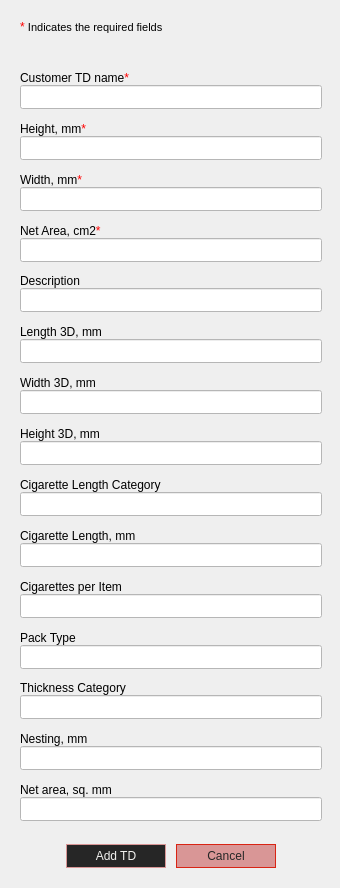
<?xml version="1.0" encoding="UTF-8"?>
<ui version="4.0">
 <class>AddTd</class>
 <widget class="QWidget" name="AddTd">
  <property name="geometry">
   <rect>
    <x>0</x>
    <y>0</y>
    <width>340</width>
    <height>888</height>
   </rect>
  </property>
  <property name="palette">
   <palette>
    <active/>
    <inactive/>
    <disabled/>
   </palette>
  </property>
  <property name="windowTitle">
   <string>Add Technical Drawing</string>
  </property>
  <property name="toolTip">
   <string/>
  </property>
  <property name="styleSheet">
   <string notr="true"/>
  </property>
  <widget class="QWidget" name="layoutWidget">
   <property name="geometry">
    <rect>
     <x>10</x>
     <y>10</y>
     <width>322</width>
     <height>868</height>
    </rect>
   </property>
   <layout class="QVBoxLayout" name="verticalLayout_3">
    <property name="leftMargin">
     <number>10</number>
    </property>
    <property name="topMargin">
     <number>10</number>
    </property>
    <property name="rightMargin">
     <number>10</number>
    </property>
    <property name="bottomMargin">
     <number>10</number>
    </property>
    <item>
     <widget class="QLabel" name="label_3">
      <property name="text">
       <string>&lt;html&gt;&lt;head/&gt;&lt;body&gt;&lt;p&gt;&lt;span style=&quot; color:#ff0000;&quot;&gt;* &lt;/span&gt;&lt;span style=&quot; font-size:8pt; color:#000000;&quot;&gt;Indicates the required fields&lt;/span&gt;&lt;/p&gt;&lt;/body&gt;&lt;/html&gt;</string>
      </property>
      <property name="alignment">
       <set>Qt::AlignBottom|Qt::AlignLeading|Qt::AlignLeft</set>
      </property>
     </widget>
    </item>
    <item>
     <widget class="QLabel" name="mandatory_fields">
      <property name="minimumSize">
       <size>
        <width>0</width>
        <height>24</height>
       </size>
      </property>
      <property name="styleSheet">
       <string notr="true">font: 10pt &quot;Segoe UI&quot;;color: rgb(255, 0, 0)</string>
      </property>
      <property name="text">
       <string/>
      </property>
     </widget>
    </item>
    <item>
     <layout class="QVBoxLayout" name="verticalLayout">
      <property name="spacing">
       <number>0</number>
      </property>
      <item>
       <spacer name="verticalSpacer_2">
        <property name="orientation">
         <enum>Qt::Vertical</enum>
        </property>
        <property name="sizeHint" stdset="0">
         <size>
          <width>20</width>
          <height>40</height>
         </size>
        </property>
       </spacer>
      </item>
      <item>
       <widget class="QLabel" name="label_td_name">
        <property name="sizePolicy">
         <sizepolicy hsizetype="Preferred" vsizetype="Fixed">
          <horstretch>0</horstretch>
          <verstretch>0</verstretch>
         </sizepolicy>
        </property>
        <property name="minimumSize">
         <size>
          <width>0</width>
          <height>0</height>
         </size>
        </property>
        <property name="styleSheet">
         <string notr="true"/>
        </property>
        <property name="text">
         <string>&lt;html&gt;&lt;head/&gt;&lt;body&gt;&lt;p&gt;Customer TD name&lt;span style=&quot; color:#ff0000;&quot;&gt;*&lt;/span&gt;&lt;/p&gt;&lt;/body&gt;&lt;/html&gt;</string>
        </property>
        <property name="scaledContents">
         <bool>false</bool>
        </property>
        <property name="alignment">
         <set>Qt::AlignBottom|Qt::AlignLeading|Qt::AlignLeft</set>
        </property>
        <property name="indent">
         <number>-1</number>
        </property>
       </widget>
      </item>
      <item>
       <widget class="QLineEdit" name="input_td_name">
        <property name="sizePolicy">
         <sizepolicy hsizetype="Minimum" vsizetype="Maximum">
          <horstretch>0</horstretch>
          <verstretch>0</verstretch>
         </sizepolicy>
        </property>
        <property name="minimumSize">
         <size>
          <width>300</width>
          <height>24</height>
         </size>
        </property>
        <property name="styleSheet">
         <string notr="true">background-color: rgb(255, 255, 255);</string>
        </property>
        <property name="text">
         <string/>
        </property>
       </widget>
      </item>
      <item>
       <spacer name="verticalSpacer_3">
        <property name="orientation">
         <enum>Qt::Vertical</enum>
        </property>
        <property name="sizeHint" stdset="0">
         <size>
          <width>20</width>
          <height>40</height>
         </size>
        </property>
       </spacer>
      </item>
     </layout>
    </item>
    <item>
     <layout class="QVBoxLayout" name="verticalLayout_4">
      <property name="spacing">
       <number>0</number>
      </property>
      <item>
       <spacer name="verticalSpacer_6">
        <property name="orientation">
         <enum>Qt::Vertical</enum>
        </property>
        <property name="sizeHint" stdset="0">
         <size>
          <width>20</width>
          <height>40</height>
         </size>
        </property>
       </spacer>
      </item>
      <item>
       <widget class="QLabel" name="label_heigth">
        <property name="sizePolicy">
         <sizepolicy hsizetype="Preferred" vsizetype="Fixed">
          <horstretch>0</horstretch>
          <verstretch>0</verstretch>
         </sizepolicy>
        </property>
        <property name="minimumSize">
         <size>
          <width>0</width>
          <height>18</height>
         </size>
        </property>
        <property name="styleSheet">
         <string notr="true"/>
        </property>
        <property name="text">
         <string>&lt;html&gt;&lt;head/&gt;&lt;body&gt;&lt;p&gt;Height, mm&lt;span style=&quot; color:#ff0000;&quot;&gt;*&lt;/span&gt;&lt;/p&gt;&lt;/body&gt;&lt;/html&gt;</string>
        </property>
        <property name="alignment">
         <set>Qt::AlignBottom|Qt::AlignLeading|Qt::AlignLeft</set>
        </property>
       </widget>
      </item>
      <item>
       <widget class="QLineEdit" name="input_height">
        <property name="sizePolicy">
         <sizepolicy hsizetype="Minimum" vsizetype="Maximum">
          <horstretch>0</horstretch>
          <verstretch>0</verstretch>
         </sizepolicy>
        </property>
        <property name="minimumSize">
         <size>
          <width>300</width>
          <height>24</height>
         </size>
        </property>
        <property name="styleSheet">
         <string notr="true">background-color: rgb(255, 255, 255);</string>
        </property>
        <property name="text">
         <string/>
        </property>
       </widget>
      </item>
      <item>
       <spacer name="verticalSpacer_7">
        <property name="orientation">
         <enum>Qt::Vertical</enum>
        </property>
        <property name="sizeHint" stdset="0">
         <size>
          <width>20</width>
          <height>40</height>
         </size>
        </property>
       </spacer>
      </item>
     </layout>
    </item>
    <item>
     <layout class="QVBoxLayout" name="verticalLayout_5">
      <property name="spacing">
       <number>0</number>
      </property>
      <item>
       <spacer name="verticalSpacer_8">
        <property name="orientation">
         <enum>Qt::Vertical</enum>
        </property>
        <property name="sizeHint" stdset="0">
         <size>
          <width>20</width>
          <height>40</height>
         </size>
        </property>
       </spacer>
      </item>
      <item>
       <widget class="QLabel" name="label_width">
        <property name="sizePolicy">
         <sizepolicy hsizetype="Preferred" vsizetype="Fixed">
          <horstretch>0</horstretch>
          <verstretch>0</verstretch>
         </sizepolicy>
        </property>
        <property name="minimumSize">
         <size>
          <width>0</width>
          <height>18</height>
         </size>
        </property>
        <property name="styleSheet">
         <string notr="true"/>
        </property>
        <property name="text">
         <string>&lt;html&gt;&lt;head/&gt;&lt;body&gt;&lt;p&gt;Width, mm&lt;span style=&quot; color:#ff0000;&quot;&gt;*&lt;/span&gt;&lt;/p&gt;&lt;/body&gt;&lt;/html&gt;</string>
        </property>
        <property name="alignment">
         <set>Qt::AlignBottom|Qt::AlignLeading|Qt::AlignLeft</set>
        </property>
       </widget>
      </item>
      <item>
       <widget class="QLineEdit" name="input_width">
        <property name="sizePolicy">
         <sizepolicy hsizetype="Minimum" vsizetype="Maximum">
          <horstretch>0</horstretch>
          <verstretch>0</verstretch>
         </sizepolicy>
        </property>
        <property name="minimumSize">
         <size>
          <width>300</width>
          <height>24</height>
         </size>
        </property>
        <property name="styleSheet">
         <string notr="true">background-color: rgb(255, 255, 255);</string>
        </property>
        <property name="text">
         <string/>
        </property>
       </widget>
      </item>
      <item>
       <spacer name="verticalSpacer_9">
        <property name="orientation">
         <enum>Qt::Vertical</enum>
        </property>
        <property name="sizeHint" stdset="0">
         <size>
          <width>20</width>
          <height>40</height>
         </size>
        </property>
       </spacer>
      </item>
     </layout>
    </item>
    <item>
     <layout class="QVBoxLayout" name="verticalLayout_7">
      <property name="spacing">
       <number>0</number>
      </property>
      <item>
       <spacer name="verticalSpacer_12">
        <property name="orientation">
         <enum>Qt::Vertical</enum>
        </property>
        <property name="sizeHint" stdset="0">
         <size>
          <width>20</width>
          <height>40</height>
         </size>
        </property>
       </spacer>
      </item>
      <item>
       <widget class="QLabel" name="label_area">
        <property name="sizePolicy">
         <sizepolicy hsizetype="Preferred" vsizetype="Fixed">
          <horstretch>0</horstretch>
          <verstretch>0</verstretch>
         </sizepolicy>
        </property>
        <property name="minimumSize">
         <size>
          <width>0</width>
          <height>18</height>
         </size>
        </property>
        <property name="styleSheet">
         <string notr="true"/>
        </property>
        <property name="text">
         <string>&lt;html&gt;&lt;head/&gt;&lt;body&gt;&lt;p&gt;Net Area, cm2&lt;span style=&quot; color:#ff0000;&quot;&gt;*&lt;/span&gt;&lt;/p&gt;&lt;/body&gt;&lt;/html&gt;</string>
        </property>
        <property name="alignment">
         <set>Qt::AlignBottom|Qt::AlignLeading|Qt::AlignLeft</set>
        </property>
       </widget>
      </item>
      <item>
       <widget class="QLineEdit" name="input_area">
        <property name="sizePolicy">
         <sizepolicy hsizetype="Minimum" vsizetype="Minimum">
          <horstretch>0</horstretch>
          <verstretch>0</verstretch>
         </sizepolicy>
        </property>
        <property name="minimumSize">
         <size>
          <width>300</width>
          <height>24</height>
         </size>
        </property>
        <property name="styleSheet">
         <string notr="true">background-color: rgb(255, 255, 255);</string>
        </property>
        <property name="text">
         <string/>
        </property>
       </widget>
      </item>
      <item>
       <spacer name="verticalSpacer_13">
        <property name="orientation">
         <enum>Qt::Vertical</enum>
        </property>
        <property name="sizeHint" stdset="0">
         <size>
          <width>20</width>
          <height>40</height>
         </size>
        </property>
       </spacer>
      </item>
     </layout>
    </item>
    <item>
     <layout class="QVBoxLayout" name="verticalLayout_8">
      <property name="spacing">
       <number>0</number>
      </property>
      <item>
       <spacer name="verticalSpacer_14">
        <property name="orientation">
         <enum>Qt::Vertical</enum>
        </property>
        <property name="sizeHint" stdset="0">
         <size>
          <width>20</width>
          <height>40</height>
         </size>
        </property>
       </spacer>
      </item>
      <item>
       <widget class="QLabel" name="label_description">
        <property name="sizePolicy">
         <sizepolicy hsizetype="Preferred" vsizetype="Fixed">
          <horstretch>0</horstretch>
          <verstretch>0</verstretch>
         </sizepolicy>
        </property>
        <property name="minimumSize">
         <size>
          <width>0</width>
          <height>18</height>
         </size>
        </property>
        <property name="styleSheet">
         <string notr="true"/>
        </property>
        <property name="text">
         <string>&lt;html&gt;&lt;head/&gt;&lt;body&gt;&lt;p&gt;Description&lt;/p&gt;&lt;/body&gt;&lt;/html&gt;</string>
        </property>
        <property name="alignment">
         <set>Qt::AlignBottom|Qt::AlignLeading|Qt::AlignLeft</set>
        </property>
       </widget>
      </item>
      <item>
       <widget class="QLineEdit" name="input_description">
        <property name="sizePolicy">
         <sizepolicy hsizetype="Minimum" vsizetype="Minimum">
          <horstretch>0</horstretch>
          <verstretch>0</verstretch>
         </sizepolicy>
        </property>
        <property name="minimumSize">
         <size>
          <width>300</width>
          <height>24</height>
         </size>
        </property>
        <property name="styleSheet">
         <string notr="true">background-color: rgb(255, 255, 255);</string>
        </property>
        <property name="text">
         <string/>
        </property>
       </widget>
      </item>
      <item>
       <spacer name="verticalSpacer_15">
        <property name="orientation">
         <enum>Qt::Vertical</enum>
        </property>
        <property name="sizeHint" stdset="0">
         <size>
          <width>20</width>
          <height>40</height>
         </size>
        </property>
       </spacer>
      </item>
     </layout>
    </item>
    <item>
     <layout class="QVBoxLayout" name="verticalLayout_9">
      <property name="spacing">
       <number>0</number>
      </property>
      <item>
       <spacer name="verticalSpacer_16">
        <property name="orientation">
         <enum>Qt::Vertical</enum>
        </property>
        <property name="sizeHint" stdset="0">
         <size>
          <width>20</width>
          <height>40</height>
         </size>
        </property>
       </spacer>
      </item>
      <item>
       <widget class="QLabel" name="label_length_3d">
        <property name="sizePolicy">
         <sizepolicy hsizetype="Preferred" vsizetype="Fixed">
          <horstretch>0</horstretch>
          <verstretch>0</verstretch>
         </sizepolicy>
        </property>
        <property name="minimumSize">
         <size>
          <width>0</width>
          <height>18</height>
         </size>
        </property>
        <property name="styleSheet">
         <string notr="true"/>
        </property>
        <property name="text">
         <string>Length 3D, mm</string>
        </property>
        <property name="alignment">
         <set>Qt::AlignBottom|Qt::AlignLeading|Qt::AlignLeft</set>
        </property>
       </widget>
      </item>
      <item>
       <widget class="QLineEdit" name="input_length_3d">
        <property name="sizePolicy">
         <sizepolicy hsizetype="Minimum" vsizetype="Minimum">
          <horstretch>0</horstretch>
          <verstretch>0</verstretch>
         </sizepolicy>
        </property>
        <property name="minimumSize">
         <size>
          <width>300</width>
          <height>24</height>
         </size>
        </property>
        <property name="styleSheet">
         <string notr="true">background-color: rgb(255, 255, 255);</string>
        </property>
        <property name="text">
         <string/>
        </property>
       </widget>
      </item>
      <item>
       <spacer name="verticalSpacer_17">
        <property name="orientation">
         <enum>Qt::Vertical</enum>
        </property>
        <property name="sizeHint" stdset="0">
         <size>
          <width>20</width>
          <height>40</height>
         </size>
        </property>
       </spacer>
      </item>
     </layout>
    </item>
    <item>
     <layout class="QVBoxLayout" name="verticalLayout_10">
      <property name="spacing">
       <number>0</number>
      </property>
      <item>
       <spacer name="verticalSpacer_18">
        <property name="orientation">
         <enum>Qt::Vertical</enum>
        </property>
        <property name="sizeHint" stdset="0">
         <size>
          <width>20</width>
          <height>40</height>
         </size>
        </property>
       </spacer>
      </item>
      <item>
       <widget class="QLabel" name="label_width_3d">
        <property name="sizePolicy">
         <sizepolicy hsizetype="Preferred" vsizetype="Fixed">
          <horstretch>0</horstretch>
          <verstretch>0</verstretch>
         </sizepolicy>
        </property>
        <property name="minimumSize">
         <size>
          <width>0</width>
          <height>18</height>
         </size>
        </property>
        <property name="styleSheet">
         <string notr="true"/>
        </property>
        <property name="text">
         <string>Width 3D, mm</string>
        </property>
        <property name="alignment">
         <set>Qt::AlignBottom|Qt::AlignLeading|Qt::AlignLeft</set>
        </property>
       </widget>
      </item>
      <item>
       <widget class="QLineEdit" name="input_width_3d">
        <property name="sizePolicy">
         <sizepolicy hsizetype="Minimum" vsizetype="Minimum">
          <horstretch>0</horstretch>
          <verstretch>0</verstretch>
         </sizepolicy>
        </property>
        <property name="minimumSize">
         <size>
          <width>300</width>
          <height>24</height>
         </size>
        </property>
        <property name="styleSheet">
         <string notr="true">background-color: rgb(255, 255, 255);</string>
        </property>
        <property name="text">
         <string/>
        </property>
       </widget>
      </item>
      <item>
       <spacer name="verticalSpacer_19">
        <property name="orientation">
         <enum>Qt::Vertical</enum>
        </property>
        <property name="sizeHint" stdset="0">
         <size>
          <width>20</width>
          <height>40</height>
         </size>
        </property>
       </spacer>
      </item>
     </layout>
    </item>
    <item>
     <layout class="QVBoxLayout" name="verticalLayout_11">
      <property name="spacing">
       <number>0</number>
      </property>
      <item>
       <spacer name="verticalSpacer_20">
        <property name="orientation">
         <enum>Qt::Vertical</enum>
        </property>
        <property name="sizeHint" stdset="0">
         <size>
          <width>20</width>
          <height>40</height>
         </size>
        </property>
       </spacer>
      </item>
      <item>
       <widget class="QLabel" name="Label_height_3d">
        <property name="sizePolicy">
         <sizepolicy hsizetype="Preferred" vsizetype="Minimum">
          <horstretch>0</horstretch>
          <verstretch>0</verstretch>
         </sizepolicy>
        </property>
        <property name="minimumSize">
         <size>
          <width>0</width>
          <height>18</height>
         </size>
        </property>
        <property name="styleSheet">
         <string notr="true"/>
        </property>
        <property name="text">
         <string>Height 3D, mm</string>
        </property>
        <property name="alignment">
         <set>Qt::AlignBottom|Qt::AlignLeading|Qt::AlignLeft</set>
        </property>
       </widget>
      </item>
      <item>
       <widget class="QLineEdit" name="input_height_3d">
        <property name="sizePolicy">
         <sizepolicy hsizetype="Minimum" vsizetype="Minimum">
          <horstretch>0</horstretch>
          <verstretch>0</verstretch>
         </sizepolicy>
        </property>
        <property name="minimumSize">
         <size>
          <width>300</width>
          <height>24</height>
         </size>
        </property>
        <property name="styleSheet">
         <string notr="true">background-color: rgb(255, 255, 255);</string>
        </property>
        <property name="text">
         <string/>
        </property>
       </widget>
      </item>
      <item>
       <spacer name="verticalSpacer_21">
        <property name="orientation">
         <enum>Qt::Vertical</enum>
        </property>
        <property name="sizeHint" stdset="0">
         <size>
          <width>20</width>
          <height>40</height>
         </size>
        </property>
       </spacer>
      </item>
     </layout>
    </item>
    <item>
     <layout class="QVBoxLayout" name="verticalLayout_12">
      <property name="spacing">
       <number>0</number>
      </property>
      <item>
       <spacer name="verticalSpacer_22">
        <property name="orientation">
         <enum>Qt::Vertical</enum>
        </property>
        <property name="sizeHint" stdset="0">
         <size>
          <width>20</width>
          <height>40</height>
         </size>
        </property>
       </spacer>
      </item>
      <item>
       <widget class="QLabel" name="label_cig_length_cat">
        <property name="sizePolicy">
         <sizepolicy hsizetype="Preferred" vsizetype="Fixed">
          <horstretch>0</horstretch>
          <verstretch>0</verstretch>
         </sizepolicy>
        </property>
        <property name="minimumSize">
         <size>
          <width>0</width>
          <height>18</height>
         </size>
        </property>
        <property name="styleSheet">
         <string notr="true"/>
        </property>
        <property name="text">
         <string>Cigarette Length Category</string>
        </property>
        <property name="alignment">
         <set>Qt::AlignBottom|Qt::AlignLeading|Qt::AlignLeft</set>
        </property>
       </widget>
      </item>
      <item>
       <widget class="QLineEdit" name="input_cig_length_cat">
        <property name="sizePolicy">
         <sizepolicy hsizetype="Minimum" vsizetype="Minimum">
          <horstretch>0</horstretch>
          <verstretch>0</verstretch>
         </sizepolicy>
        </property>
        <property name="minimumSize">
         <size>
          <width>300</width>
          <height>24</height>
         </size>
        </property>
        <property name="styleSheet">
         <string notr="true">background-color: rgb(255, 255, 255);</string>
        </property>
        <property name="text">
         <string/>
        </property>
       </widget>
      </item>
      <item>
       <spacer name="verticalSpacer_23">
        <property name="orientation">
         <enum>Qt::Vertical</enum>
        </property>
        <property name="sizeHint" stdset="0">
         <size>
          <width>20</width>
          <height>40</height>
         </size>
        </property>
       </spacer>
      </item>
     </layout>
    </item>
    <item>
     <layout class="QVBoxLayout" name="verticalLayout_13">
      <property name="spacing">
       <number>0</number>
      </property>
      <item>
       <spacer name="verticalSpacer_24">
        <property name="orientation">
         <enum>Qt::Vertical</enum>
        </property>
        <property name="sizeHint" stdset="0">
         <size>
          <width>20</width>
          <height>40</height>
         </size>
        </property>
       </spacer>
      </item>
      <item>
       <widget class="QLabel" name="label_cig_length">
        <property name="sizePolicy">
         <sizepolicy hsizetype="Preferred" vsizetype="Fixed">
          <horstretch>0</horstretch>
          <verstretch>0</verstretch>
         </sizepolicy>
        </property>
        <property name="minimumSize">
         <size>
          <width>0</width>
          <height>18</height>
         </size>
        </property>
        <property name="styleSheet">
         <string notr="true"/>
        </property>
        <property name="text">
         <string>Cigarette Length, mm</string>
        </property>
        <property name="alignment">
         <set>Qt::AlignBottom|Qt::AlignLeading|Qt::AlignLeft</set>
        </property>
       </widget>
      </item>
      <item>
       <widget class="QLineEdit" name="input_cig_length">
        <property name="sizePolicy">
         <sizepolicy hsizetype="Minimum" vsizetype="Minimum">
          <horstretch>0</horstretch>
          <verstretch>0</verstretch>
         </sizepolicy>
        </property>
        <property name="minimumSize">
         <size>
          <width>300</width>
          <height>24</height>
         </size>
        </property>
        <property name="styleSheet">
         <string notr="true">background-color: rgb(255, 255, 255);</string>
        </property>
        <property name="text">
         <string/>
        </property>
       </widget>
      </item>
      <item>
       <spacer name="verticalSpacer_25">
        <property name="orientation">
         <enum>Qt::Vertical</enum>
        </property>
        <property name="sizeHint" stdset="0">
         <size>
          <width>20</width>
          <height>40</height>
         </size>
        </property>
       </spacer>
      </item>
     </layout>
    </item>
    <item>
     <layout class="QVBoxLayout" name="verticalLayout_14">
      <property name="spacing">
       <number>0</number>
      </property>
      <item>
       <spacer name="verticalSpacer_26">
        <property name="orientation">
         <enum>Qt::Vertical</enum>
        </property>
        <property name="sizeHint" stdset="0">
         <size>
          <width>20</width>
          <height>40</height>
         </size>
        </property>
       </spacer>
      </item>
      <item>
       <widget class="QLabel" name="label_cig_per_item">
        <property name="sizePolicy">
         <sizepolicy hsizetype="Preferred" vsizetype="Fixed">
          <horstretch>0</horstretch>
          <verstretch>0</verstretch>
         </sizepolicy>
        </property>
        <property name="minimumSize">
         <size>
          <width>0</width>
          <height>18</height>
         </size>
        </property>
        <property name="styleSheet">
         <string notr="true"/>
        </property>
        <property name="text">
         <string>Cigarettes per Item</string>
        </property>
        <property name="alignment">
         <set>Qt::AlignBottom|Qt::AlignLeading|Qt::AlignLeft</set>
        </property>
       </widget>
      </item>
      <item>
       <widget class="QLineEdit" name="input_cig_per_item">
        <property name="sizePolicy">
         <sizepolicy hsizetype="Minimum" vsizetype="Minimum">
          <horstretch>0</horstretch>
          <verstretch>0</verstretch>
         </sizepolicy>
        </property>
        <property name="minimumSize">
         <size>
          <width>300</width>
          <height>24</height>
         </size>
        </property>
        <property name="styleSheet">
         <string notr="true">background-color: rgb(255, 255, 255);</string>
        </property>
        <property name="text">
         <string/>
        </property>
       </widget>
      </item>
      <item>
       <spacer name="verticalSpacer_27">
        <property name="orientation">
         <enum>Qt::Vertical</enum>
        </property>
        <property name="sizeHint" stdset="0">
         <size>
          <width>20</width>
          <height>40</height>
         </size>
        </property>
       </spacer>
      </item>
     </layout>
    </item>
    <item>
     <layout class="QVBoxLayout" name="verticalLayout_15">
      <property name="spacing">
       <number>0</number>
      </property>
      <item>
       <spacer name="verticalSpacer_28">
        <property name="orientation">
         <enum>Qt::Vertical</enum>
        </property>
        <property name="sizeHint" stdset="0">
         <size>
          <width>20</width>
          <height>40</height>
         </size>
        </property>
       </spacer>
      </item>
      <item>
       <widget class="QLabel" name="label_pack_type">
        <property name="sizePolicy">
         <sizepolicy hsizetype="Preferred" vsizetype="Fixed">
          <horstretch>0</horstretch>
          <verstretch>0</verstretch>
         </sizepolicy>
        </property>
        <property name="minimumSize">
         <size>
          <width>0</width>
          <height>18</height>
         </size>
        </property>
        <property name="styleSheet">
         <string notr="true"/>
        </property>
        <property name="text">
         <string>Pack Type</string>
        </property>
        <property name="alignment">
         <set>Qt::AlignBottom|Qt::AlignLeading|Qt::AlignLeft</set>
        </property>
       </widget>
      </item>
      <item>
       <widget class="QLineEdit" name="input_pack_type">
        <property name="sizePolicy">
         <sizepolicy hsizetype="Minimum" vsizetype="Minimum">
          <horstretch>0</horstretch>
          <verstretch>0</verstretch>
         </sizepolicy>
        </property>
        <property name="minimumSize">
         <size>
          <width>300</width>
          <height>24</height>
         </size>
        </property>
        <property name="styleSheet">
         <string notr="true">background-color: rgb(255, 255, 255);</string>
        </property>
        <property name="text">
         <string/>
        </property>
       </widget>
      </item>
      <item>
       <spacer name="verticalSpacer_29">
        <property name="orientation">
         <enum>Qt::Vertical</enum>
        </property>
        <property name="sizeHint" stdset="0">
         <size>
          <width>20</width>
          <height>40</height>
         </size>
        </property>
       </spacer>
      </item>
     </layout>
    </item>
    <item>
     <layout class="QVBoxLayout" name="verticalLayout_16">
      <property name="spacing">
       <number>0</number>
      </property>
      <item>
       <spacer name="verticalSpacer_30">
        <property name="orientation">
         <enum>Qt::Vertical</enum>
        </property>
        <property name="sizeHint" stdset="0">
         <size>
          <width>20</width>
          <height>40</height>
         </size>
        </property>
       </spacer>
      </item>
      <item>
       <widget class="QLabel" name="label_thick_cat">
        <property name="sizePolicy">
         <sizepolicy hsizetype="Preferred" vsizetype="Fixed">
          <horstretch>0</horstretch>
          <verstretch>0</verstretch>
         </sizepolicy>
        </property>
        <property name="minimumSize">
         <size>
          <width>0</width>
          <height>18</height>
         </size>
        </property>
        <property name="styleSheet">
         <string notr="true"/>
        </property>
        <property name="text">
         <string>Thickness Category</string>
        </property>
        <property name="alignment">
         <set>Qt::AlignBottom|Qt::AlignLeading|Qt::AlignLeft</set>
        </property>
       </widget>
      </item>
      <item>
       <widget class="QLineEdit" name="input_thick_cat">
        <property name="sizePolicy">
         <sizepolicy hsizetype="Minimum" vsizetype="Minimum">
          <horstretch>0</horstretch>
          <verstretch>0</verstretch>
         </sizepolicy>
        </property>
        <property name="minimumSize">
         <size>
          <width>300</width>
          <height>24</height>
         </size>
        </property>
        <property name="styleSheet">
         <string notr="true">background-color: rgb(255, 255, 255);</string>
        </property>
        <property name="text">
         <string/>
        </property>
       </widget>
      </item>
      <item>
       <spacer name="verticalSpacer_31">
        <property name="orientation">
         <enum>Qt::Vertical</enum>
        </property>
        <property name="sizeHint" stdset="0">
         <size>
          <width>20</width>
          <height>40</height>
         </size>
        </property>
       </spacer>
      </item>
     </layout>
    </item>
    <item>
     <layout class="QVBoxLayout" name="verticalLayout_17">
      <property name="spacing">
       <number>0</number>
      </property>
      <item>
       <spacer name="verticalSpacer_32">
        <property name="orientation">
         <enum>Qt::Vertical</enum>
        </property>
        <property name="sizeHint" stdset="0">
         <size>
          <width>20</width>
          <height>40</height>
         </size>
        </property>
       </spacer>
      </item>
      <item>
       <widget class="QLabel" name="label_nesting">
        <property name="sizePolicy">
         <sizepolicy hsizetype="Preferred" vsizetype="Fixed">
          <horstretch>0</horstretch>
          <verstretch>0</verstretch>
         </sizepolicy>
        </property>
        <property name="minimumSize">
         <size>
          <width>0</width>
          <height>18</height>
         </size>
        </property>
        <property name="toolTip">
         <string>HL only</string>
        </property>
        <property name="styleSheet">
         <string notr="true"/>
        </property>
        <property name="text">
         <string>Nesting, mm</string>
        </property>
        <property name="alignment">
         <set>Qt::AlignBottom|Qt::AlignLeading|Qt::AlignLeft</set>
        </property>
       </widget>
      </item>
      <item>
       <widget class="QLineEdit" name="input_nesting">
        <property name="sizePolicy">
         <sizepolicy hsizetype="Minimum" vsizetype="Minimum">
          <horstretch>0</horstretch>
          <verstretch>0</verstretch>
         </sizepolicy>
        </property>
        <property name="minimumSize">
         <size>
          <width>300</width>
          <height>24</height>
         </size>
        </property>
        <property name="toolTip">
         <string>HL only</string>
        </property>
        <property name="styleSheet">
         <string notr="true">background-color: rgb(255, 255, 255);</string>
        </property>
        <property name="text">
         <string/>
        </property>
       </widget>
      </item>
      <item>
       <spacer name="verticalSpacer_33">
        <property name="orientation">
         <enum>Qt::Vertical</enum>
        </property>
        <property name="sizeHint" stdset="0">
         <size>
          <width>20</width>
          <height>40</height>
         </size>
        </property>
       </spacer>
      </item>
     </layout>
    </item>
    <item>
     <layout class="QVBoxLayout" name="verticalLayout_18">
      <property name="spacing">
       <number>0</number>
      </property>
      <item>
       <spacer name="verticalSpacer_34">
        <property name="orientation">
         <enum>Qt::Vertical</enum>
        </property>
        <property name="sizeHint" stdset="0">
         <size>
          <width>20</width>
          <height>40</height>
         </size>
        </property>
       </spacer>
      </item>
      <item>
       <widget class="QLabel" name="label_net_area">
        <property name="sizePolicy">
         <sizepolicy hsizetype="Preferred" vsizetype="Fixed">
          <horstretch>0</horstretch>
          <verstretch>0</verstretch>
         </sizepolicy>
        </property>
        <property name="minimumSize">
         <size>
          <width>0</width>
          <height>18</height>
         </size>
        </property>
        <property name="styleSheet">
         <string notr="true"/>
        </property>
        <property name="text">
         <string>Net area, sq. mm</string>
        </property>
        <property name="alignment">
         <set>Qt::AlignBottom|Qt::AlignLeading|Qt::AlignLeft</set>
        </property>
       </widget>
      </item>
      <item>
       <widget class="QLineEdit" name="output_net_area">
        <property name="enabled">
         <bool>false</bool>
        </property>
        <property name="sizePolicy">
         <sizepolicy hsizetype="Minimum" vsizetype="Minimum">
          <horstretch>0</horstretch>
          <verstretch>0</verstretch>
         </sizepolicy>
        </property>
        <property name="minimumSize">
         <size>
          <width>300</width>
          <height>24</height>
         </size>
        </property>
        <property name="styleSheet">
         <string notr="true">background-color: rgb(255, 255, 255);</string>
        </property>
        <property name="text">
         <string/>
        </property>
       </widget>
      </item>
      <item>
       <spacer name="verticalSpacer_35">
        <property name="orientation">
         <enum>Qt::Vertical</enum>
        </property>
        <property name="sizeHint" stdset="0">
         <size>
          <width>20</width>
          <height>40</height>
         </size>
        </property>
       </spacer>
      </item>
     </layout>
    </item>
    <item>
     <layout class="QHBoxLayout" name="horizontalLayout_6">
      <property name="spacing">
       <number>10</number>
      </property>
      <property name="leftMargin">
       <number>0</number>
      </property>
      <property name="topMargin">
       <number>15</number>
      </property>
      <property name="rightMargin">
       <number>0</number>
      </property>
      <property name="bottomMargin">
       <number>0</number>
      </property>
      <item>
       <spacer name="horizontalSpacer_2">
        <property name="orientation">
         <enum>Qt::Horizontal</enum>
        </property>
        <property name="sizeHint" stdset="0">
         <size>
          <width>40</width>
          <height>20</height>
         </size>
        </property>
       </spacer>
      </item>
      <item>
       <widget class="QPushButton" name="button_add_td">
        <property name="sizePolicy">
         <sizepolicy hsizetype="Fixed" vsizetype="Fixed">
          <horstretch>0</horstretch>
          <verstretch>0</verstretch>
         </sizepolicy>
        </property>
        <property name="minimumSize">
         <size>
          <width>100</width>
          <height>24</height>
         </size>
        </property>
        <property name="maximumSize">
         <size>
          <width>999999</width>
          <height>999999</height>
         </size>
        </property>
        <property name="styleSheet">
         <string notr="true">QPushButton {
    border: 1px solid #D99696;
	background-color: #262626;
	color: #F2F2F0
}

QPushButton:hover {
	border: 1px solid #D92414;
	background-color: #515151;
	color: #F2F2F0
}

QPushButton:pressed {
	border: 1px solid #8C0303;
	background-color: #262626;
	color: #F2F2F0
}</string>
        </property>
        <property name="text">
         <string>Add TD</string>
        </property>
       </widget>
      </item>
      <item>
       <widget class="QPushButton" name="button_cancel">
        <property name="sizePolicy">
         <sizepolicy hsizetype="Fixed" vsizetype="Fixed">
          <horstretch>0</horstretch>
          <verstretch>0</verstretch>
         </sizepolicy>
        </property>
        <property name="minimumSize">
         <size>
          <width>100</width>
          <height>24</height>
         </size>
        </property>
        <property name="maximumSize">
         <size>
          <width>999999</width>
          <height>999999</height>
         </size>
        </property>
        <property name="styleSheet">
         <string notr="true">QPushButton {
    border: 1px solid #D92414;
	background-color: #D99696;
	color: #262626
}

QPushButton:hover {
	border: 1px solid #D92414;
	background-color: #D92414;
	color: #F2F2F0
}

QPushButton:pressed {
	border: 1px solid #D99696;
	background-color: #8C0303;
	color: #F2F2F0
}</string>
        </property>
        <property name="text">
         <string>Cancel</string>
        </property>
       </widget>
      </item>
      <item>
       <spacer name="horizontalSpacer_3">
        <property name="orientation">
         <enum>Qt::Horizontal</enum>
        </property>
        <property name="sizeHint" stdset="0">
         <size>
          <width>40</width>
          <height>20</height>
         </size>
        </property>
       </spacer>
      </item>
     </layout>
    </item>
    <item>
     <spacer name="verticalSpacer">
      <property name="orientation">
       <enum>Qt::Vertical</enum>
      </property>
      <property name="sizeHint" stdset="0">
       <size>
        <width>20</width>
        <height>40</height>
       </size>
      </property>
     </spacer>
    </item>
   </layout>
  </widget>
 </widget>
 <resources/>
 <connections/>
</ui>
